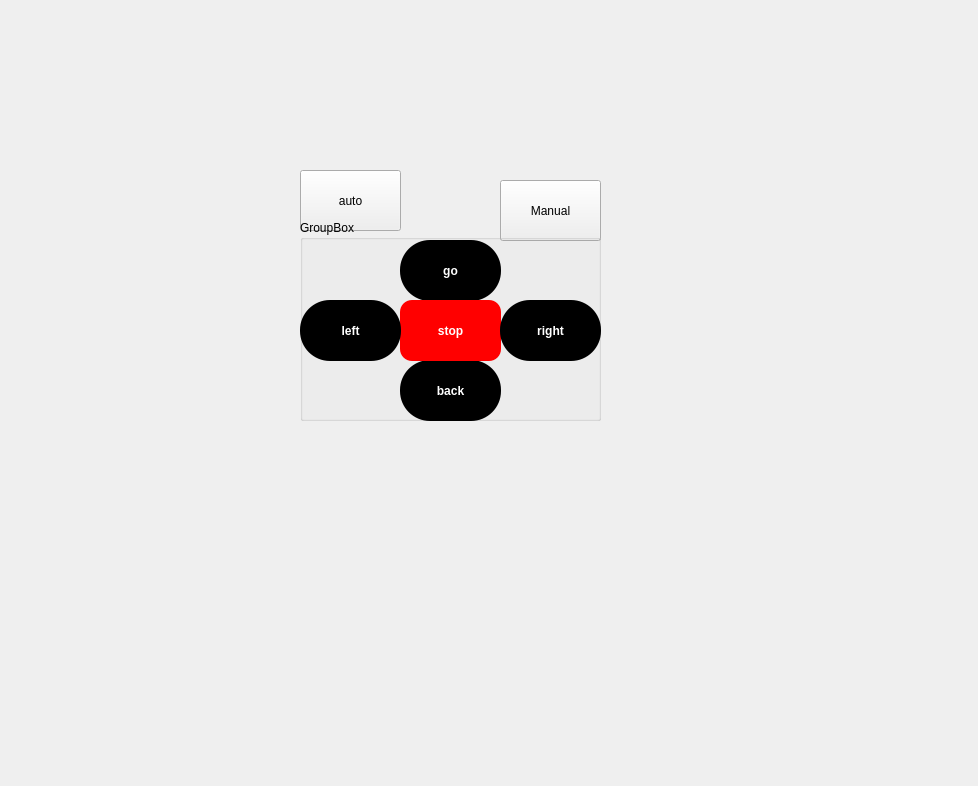
<?xml version="1.0" encoding="UTF-8"?>
<ui version="4.0">
 <class>Form</class>
 <widget class="QWidget" name="Form">
  <property name="geometry">
   <rect>
    <x>0</x>
    <y>0</y>
    <width>978</width>
    <height>786</height>
   </rect>
  </property>
  <property name="windowTitle">
   <string>Form</string>
  </property>
  <widget class="QPushButton" name="auto1">
   <property name="geometry">
    <rect>
     <x>300</x>
     <y>170</y>
     <width>101</width>
     <height>61</height>
    </rect>
   </property>
   <property name="text">
    <string>auto</string>
   </property>
  </widget>
  <widget class="QPushButton" name="manual">
   <property name="geometry">
    <rect>
     <x>500</x>
     <y>180</y>
     <width>101</width>
     <height>61</height>
    </rect>
   </property>
   <property name="text">
    <string>Manual</string>
   </property>
  </widget>
  <widget class="QGroupBox" name="groupBox">
   <property name="geometry">
    <rect>
     <x>300</x>
     <y>220</y>
     <width>301</width>
     <height>201</height>
    </rect>
   </property>
   <property name="title">
    <string>GroupBox</string>
   </property>
   <widget class="QPushButton" name="back">
    <property name="geometry">
     <rect>
      <x>100</x>
      <y>140</y>
      <width>101</width>
      <height>61</height>
     </rect>
    </property>
    <property name="styleSheet">
     <string notr="true">QPushButton {
  background-color: #000000;
  color: white;
  border-radius: 30px;
  padding: 10px;
  font-weight: bold;
}
QPushButton:hover {
  background-color: #0000ff;
}
QPushButton:pressed {
  background-color: #0000ff;
}</string>
    </property>
    <property name="text">
     <string>back</string>
    </property>
   </widget>
   <widget class="QPushButton" name="go">
    <property name="geometry">
     <rect>
      <x>100</x>
      <y>20</y>
      <width>101</width>
      <height>61</height>
     </rect>
    </property>
    <property name="styleSheet">
     <string notr="true">QPushButton {
  background-color: #000000;
  color: white;
  border-radius: 30px;
  padding: 10px;
  font-weight: bold;
}
QPushButton:hover {
  background-color: #0000ff;
}
QPushButton:pressed {
  background-color: #0000ff;
}</string>
    </property>
    <property name="text">
     <string>go</string>
    </property>
   </widget>
   <widget class="QPushButton" name="stop">
    <property name="geometry">
     <rect>
      <x>100</x>
      <y>80</y>
      <width>101</width>
      <height>61</height>
     </rect>
    </property>
    <property name="styleSheet">
     <string notr="true">QPushButton {
  background-color: #ff0000;
  color: white;
  border-radius: 12px;
  padding: 10px;
  font-weight: bold;
}
QPushButton:hover {
  background-color: #ffff00;
}
QPushButton:pressed {
  background-color: #ffaa00;
}</string>
    </property>
    <property name="text">
     <string>stop</string>
    </property>
   </widget>
   <widget class="QPushButton" name="left">
    <property name="geometry">
     <rect>
      <x>0</x>
      <y>80</y>
      <width>101</width>
      <height>61</height>
     </rect>
    </property>
    <property name="styleSheet">
     <string notr="true">QPushButton {
  background-color: #000000;
  color: white;
  border-radius: 30px;
  padding: 10px;
  font-weight: bold;
}
QPushButton:hover {
  background-color: #ff00ff;
}
QPushButton:pressed {
  background-color: #ff00ff;
}</string>
    </property>
    <property name="text">
     <string>left</string>
    </property>
   </widget>
   <widget class="QPushButton" name="right">
    <property name="geometry">
     <rect>
      <x>200</x>
      <y>80</y>
      <width>101</width>
      <height>61</height>
     </rect>
    </property>
    <property name="minimumSize">
     <size>
      <width>0</width>
      <height>0</height>
     </size>
    </property>
    <property name="styleSheet">
     <string notr="true">QPushButton {
  background-color: #000000;
  color: white;
  border-radius: 30px;
  padding: 10px;
  font-weight: bold;
}
QPushButton:hover {
  background-color: #ff00ff;
}
QPushButton:pressed {
  background-color: #ff00ff;
}</string>
    </property>
    <property name="text">
     <string>right</string>
    </property>
   </widget>
  </widget>
 </widget>
 <resources/>
 <connections/>
</ui>
